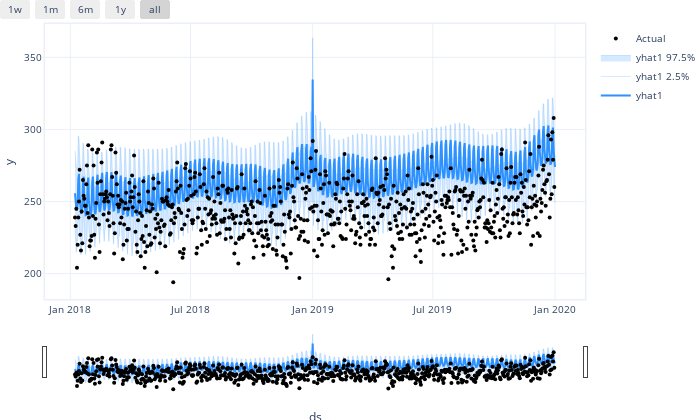

Notebook source saved alongside this figure:
### Code cell
m2.plot(forecast[forecast["ID"] == "Cornwall"])

### Figure 1 — Plotly figure (JSON) as saved in the notebook; plotly's stock layout.template omitted (floating-point values rounded to 4 significant figures; data arrays with more than 128 entries replaced by an {"elided": "..."} marker saying what was removed)
{"data": [{"fill": "none", "line": {"color": "rgba(45, 146, 255, 1.0)", "width": 2}, "mode": "lines", "name": "yhat1", "type": "scatter", "x": {"elided": "724 str values"}, "y": {"elided": "724 float values"}}, {"fillcolor": "rgba(45, 146, 255, 0.2)", "line": {"color": "rgba(45, 146, 255, 0.2)", "width": 1}, "mode": "lines", "name": "yhat1 2.5%", "type": "scatter", "x": {"elided": "724 str values"}, "y": {"elided": "724 float values"}}, {"fill": "tonexty", "fillcolor": "rgba(45, 146, 255, 0.2)", "line": {"color": "rgba(45, 146, 255, 0.2)", "width": 1}, "mode": "lines", "name": "yhat1 97.5%", "type": "scatter", "x": {"elided": "724 str values"}, "y": {"elided": "724 float values"}}, {"marker": {"color": "black", "size": 4}, "mode": "markers", "name": "Actual", "type": "scatter", "x": {"elided": "724 str values"}, "y": {"elided": "724 int values"}}], "layout": {"autosize": true, "font": {"size": 10}, "height": 420, "hovermode": "x unified", "margin": {"b": 0, "l": 0, "pad": 0, "r": 10, "t": 10}, "showlegend": true, "title": {"font": {"size": 12}}, "width": 700, "xaxis": {"autorange": true, "linewidth": 1.5, "mirror": true, "range": ["2017-11-23 20:10:26.4761", "2020-02-15 03:49:33.5239"], "rangeselector": {"buttons": [{"count": 7, "label": "1w", "step": "day", "stepmode": "backward"}, {"count": 1, "label": "1m", "step": "month", "stepmode": "backward"}, {"count": 6, "label": "6m", "step": "month", "stepmode": "backward"}, {"count": 1, "label": "1y", "step": "year", "stepmode": "backward"}, {"step": "all"}]}, "rangeslider": {"autorange": true, "range": ["2017-11-23 20:10:26.4761", "2020-02-15 03:49:33.5239"], "visible": true, "yaxis": {"_template": null, "rangemode": "match"}}, "showline": true, "title": {"text": "ds"}, "type": "date"}, "yaxis": {"autorange": true, "linewidth": 1.5, "mirror": true, "range": [182.4, 373.1], "showline": true, "title": {"text": "y"}, "type": "linear"}}}
